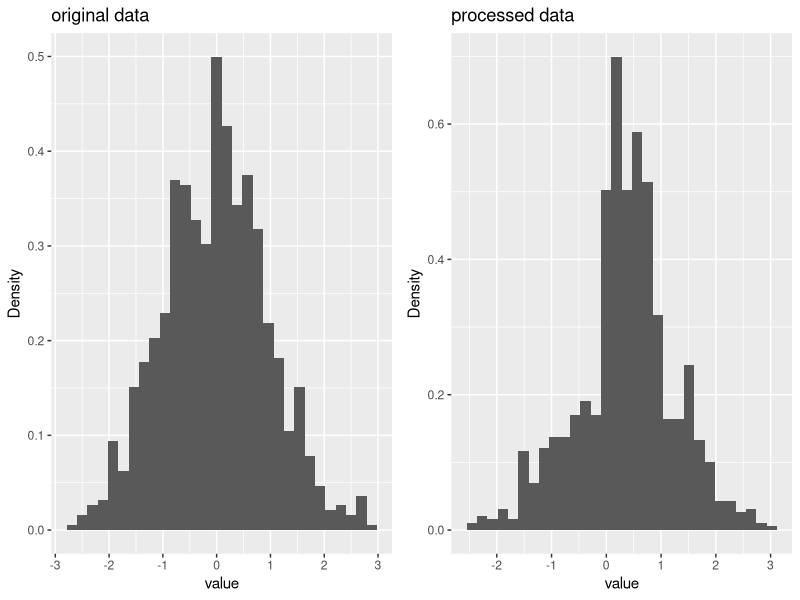

The R source for this figure:
## ---- chunk 1
#| include: false
#| warning: false
#| message: false

library(tidyverse)
library(gridExtra)
library(kableExtra)
library(ggplot2)

## ---- chunk 2
#| include: false
#| echo: false

set.seed(302)
## the original data
original = rnorm(1000)

## simulate 1

original[901:1000] = original[1:100]

## simulate 2

### get the negative sample

neg_df = original[original < 0]
pos_df = original[original >= 0]

### change half of neg_df sign

ind = sample(c(1:length(neg_df)),size = length(neg_df)/2,replace = FALSE)

### change the sign

neg_df[ind] = -neg_df[ind] 

## table(neg_df>0)

### joint data together

df = c(pos_df,neg_df)

## simulate 3

df[df>=1 & df <=1.1] = df[df>=1 & df <=1.1] * 0.1

## simulate 4, test whether the mean of the true data generating process is greater than 0

t.test(df,alternative = "greater")

## ---- chunk 3
#| label: fig-fig1
#| fig-cap: Comparison of orignal and processed data
#| echo: false
#| warning: false
#| message: false

data = tibble(original = original, processed = df)


p1<-  data %>% ggplot(aes(x=original)) + 
  geom_histogram(aes(y = ..density..))+
    labs(title = "original data",
       y = "Density",
       x = "value")  
  
p2<-  data %>%  ggplot(aes(x=processed)) + 
  geom_histogram(aes(y = ..density..))+
    labs(title = "processed data",
       y = "Density",
       x = "value")    
  
grid.arrange(p1,p2 , nrow = 1)
